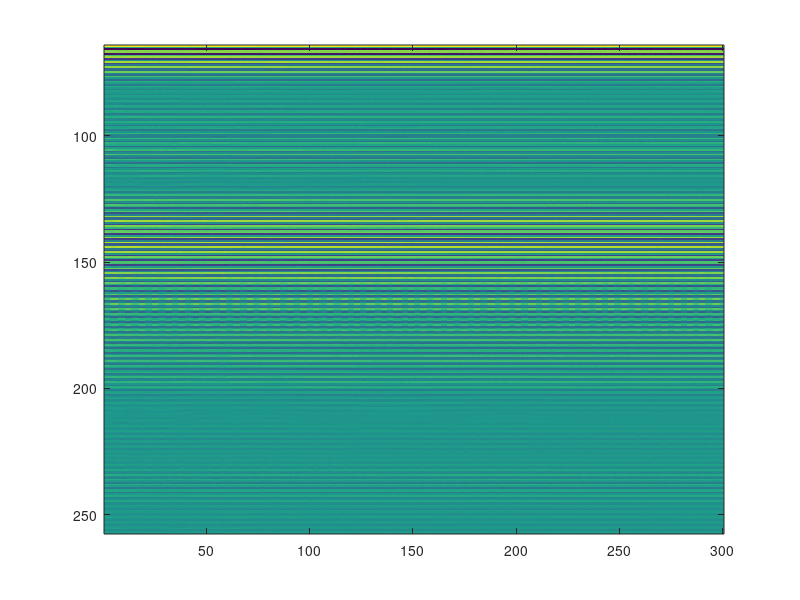
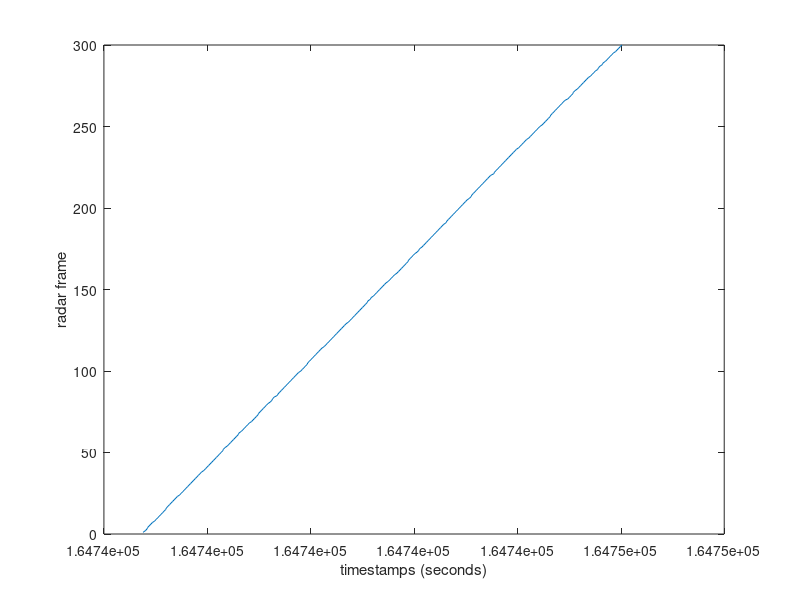

Reproduce these figures in MATLAB, in order. (Note: this script raises an error after producing the figures.)
close all;
clear;
clc;

A = load('98cm_tag_100ms_3_ddc_0.mat');



T = 65.84; %ns
[bins, samples] = size(A.radar_frames);
tau = T/bins;
from = 100;
to = 400;

tof = [from*tau:tau:to*tau];

bscan_data = A.radar_frames(from:to,:); % ddc en
imagesc((1:samples), tof*15, abs(bscan_data))
figure;
plot(A.timestamps, (1:300))
xlabel('timestamps (seconds)')
ylabel('radar frame')
p = 30; % fps
    
obj = pipeline(A.radar_frames, A.timestamps, 20, bins, T, 0.1, regexprep("98cm_tag_100ms_3_ddc_0", '_', ' '));

figure
tag = normalize(bscan_data(obj.selR,:));
sum(tag(:) >= 0.5)
plot(tag)

figure
plot(normalize(bscan_data(11,:)))
title("bin 11 SelR 0.0137")

figure
plot(normalize(bscan_data(68,:)))
title("bin 68 SelR 0.0132")

figure
plot(normalize(bscan_data(132,:)))
title("bin 132 SelR 0.0137")


figure
plot(normalize(bscan_data(185,:)))
title("bin 185 SelR 0.0131")

figure
plot(normalize(bscan_data(obj.selR,:)))
title("bin tag detected")

distance_detected = (from + obj.selR)*tau*15